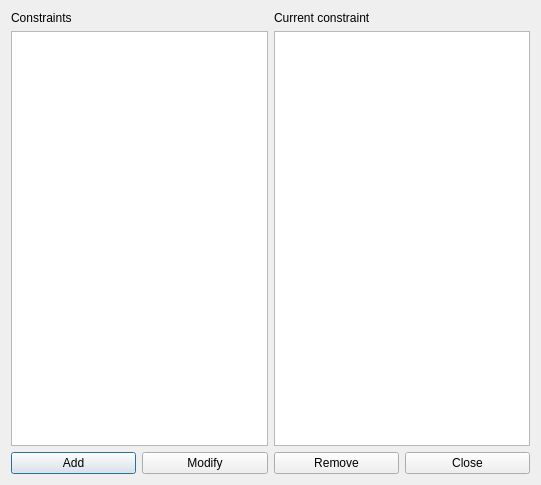
<?xml version="1.0" encoding="UTF-8"?>
<ui version="4.0">
 <class>ConstraintTeachersMaxMorningsPerWeekForm_template</class>
 <widget class="QDialog" name="ConstraintTeachersMaxMorningsPerWeekForm_template">
  <property name="geometry">
   <rect>
    <x>0</x>
    <y>0</y>
    <width>541</width>
    <height>485</height>
   </rect>
  </property>
  <property name="windowTitle">
   <string extracomment="This is the title of the dialog in which you see the list of all constraints of this type">Constraints teachers max mornings per week</string>
  </property>
  <layout class="QGridLayout" name="gridLayout">
   <item row="0" column="0">
    <layout class="QVBoxLayout" name="verticalLayout">
     <item>
      <widget class="QLabel" name="constraintsTextLabel">
       <property name="frameShape">
        <enum>QFrame::NoFrame</enum>
       </property>
       <property name="frameShadow">
        <enum>QFrame::Plain</enum>
       </property>
       <property name="text">
        <string>Constraints</string>
       </property>
       <property name="wordWrap">
        <bool>false</bool>
       </property>
      </widget>
     </item>
     <item>
      <widget class="QListWidget" name="constraintsListWidget"/>
     </item>
    </layout>
   </item>
   <item row="1" column="0" colspan="2">
    <layout class="QHBoxLayout" name="horizontalLayout">
     <item>
      <widget class="QPushButton" name="addConstraintPushButton">
       <property name="text">
        <string>Add</string>
       </property>
      </widget>
     </item>
     <item>
      <widget class="QPushButton" name="modifyConstraintPushButton">
       <property name="text">
        <string>Modify</string>
       </property>
      </widget>
     </item>
     <item>
      <widget class="QPushButton" name="removeConstraintPushButton">
       <property name="text">
        <string>Remove</string>
       </property>
      </widget>
     </item>
     <item>
      <widget class="QPushButton" name="closePushButton">
       <property name="text">
        <string>Close</string>
       </property>
      </widget>
     </item>
    </layout>
   </item>
   <item row="0" column="1">
    <layout class="QVBoxLayout" name="verticalLayout_2">
     <item>
      <widget class="QLabel" name="currentConstraintTextLabel">
       <property name="text">
        <string>Current constraint</string>
       </property>
       <property name="wordWrap">
        <bool>false</bool>
       </property>
      </widget>
     </item>
     <item>
      <widget class="QPlainTextEdit" name="currentConstraintTextEdit"/>
     </item>
    </layout>
   </item>
  </layout>
 </widget>
 <layoutdefault spacing="6" margin="11"/>
 <resources/>
 <connections/>
</ui>
